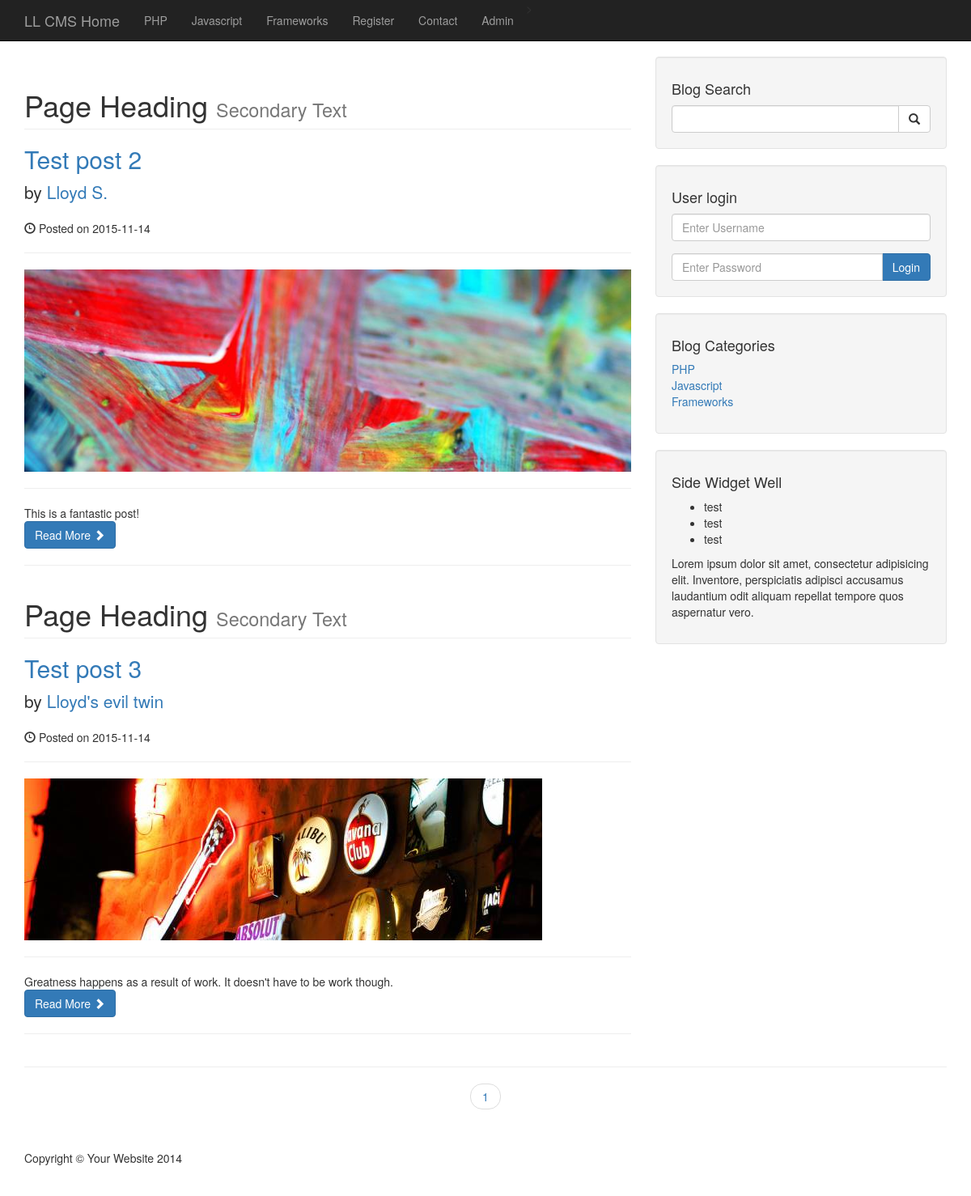
The page / on the database its author committed.
### tables this page shows
CREATE TABLE IF NOT EXISTS `categories` (
`cat_id` int(3) NOT NULL,
  `cat_title` varchar(255) NOT NULL
);

CREATE TABLE IF NOT EXISTS `posts` (
`post_id` int(5) NOT NULL,
  `post_category_id` int(3) NOT NULL,
  `post_title` varchar(255) NOT NULL,
  `post_author` varchar(100) NOT NULL,
  `post_date` date NOT NULL,
  `post_image` varchar(255) NOT NULL,
  `post_content` text NOT NULL,
  `post_tags` varchar(255) NOT NULL,
  `post_comment_count` int(5) NOT NULL,
  `post_status` varchar(255) NOT NULL
);

### index.php (the view, shortened to what this page needs)
<?php
include('includes/header.php');
include('includes/nav.php');
?>
    <div class="container">
        <div class="row">
            <div class="col-md-8">
               <?php
                    $per_page = 5;
                    if(isset($_GET['page'])){
                        $page = $_GET['page'];
                    }else{
                        $page = "";
                    }
                    if($page == "" || $page == 1){
                        $page_1 = 0;
                    }else{
                        $page_1 = ($page*$per_page) - $per_page;
                    }
                      if(isset($_SESSION['user_role']) && $_SESSION['user_role']=='admin'){
                  $query = "SELECT * FROM posts";
                    }else{
                  $query = "SELECT * FROM posts WHERE post_status = 'published'";
                    }
                    $post_count_query = mysqli_query($connection, $query);
                    $count = mysqli_num_rows($post_count_query);
                    if($count<1){
                        echo "<h3>Sorry, no posts where found.</h3>";
                    }else{
                    $count = ceil($count/$per_page);
                    $query = "SELECT * FROM posts WHERE post_status = 'published' LIMIT $page_1,$per_page ";
                    $select_all_posts_query = mysqli_query($connection, $query);
                    while($row=mysqli_fetch_assoc($select_all_posts_query)){
                            $post_id = $row['post_id'];
                            $post_title = $row['post_title'];
                            $post_author = $row['post_author'];
                            $post_date = $row['post_date'];
                            $post_image = $row['post_image'];
                            $post_content = substr($row['post_content'],0,155);
                            $post_content = html_entity_decode($post_content, ENT_QUOTES);
                        ?>
                        <h1 class="page-header">
                    Page Heading
                    <small>Secondary Text</small>
                </h1>
                <h2>
                    <a href="post.php?p_id=<?php echo $post_id; ?>"><?php echo $post_title; ?></a>
                </h2>
                <p class="lead">
                    by <a href="author_posts.php?author=<?php echo $post_author; ?>&p_id=<?php echo $post_id; ?>"><?php echo $post_author; ?></a>
                </p>
                <p>
                    <span class="glyphicon glyphicon-time"></span> Posted on <?php echo $post_date; ?></p>
                <hr>
                <img class="img-responsive" src="images/<?php echo $post_image; ?>" alt="">
                <hr>
               <?php echo $post_content; ?>
                <br>
                <a class="btn btn-primary" href="post.php?p_id=<?php echo $post_id; ?>">Read More <span class="glyphicon glyphicon-chevron-right"></span></a>
                <hr>
        <?php
                      }
                    }
                ?>
            </div>
            <?php include('includes/sidebar.php'); ?>
        </div>
        <hr>
        <ul class="pager">
            <?php
             for($i=1; $i<= $count; $i++){
                if($page==$i){$active='active';}else{$active='';}
                echo  "<li";
                if(!empty($active)){
                echo " class='$active'";
                }
                echo "><a href='index.php?page=$i'>$i</a></li>";
             }
            ?>
        </ul>
      <?php include('includes/footer.php');

### includes/nav.php (shortened to what this page needs)
<nav class="navbar navbar-inverse navbar-fixed-top" role="navigation">
    <div class="container">
        <div class="navbar-header">
            <a class="navbar-brand" href="index.php">LL CMS Home</a>
        </div>
        <div class="collapse navbar-collapse" id="bs-example-navbar-collapse-1">
            <ul class="nav navbar-nav">
              <?php
                    $query = "SELECT * FROM categories";
                    $select_all_cat_query = mysqli_query($connection, $query);
                    while($row=mysqli_fetch_assoc($select_all_cat_query)){
                        $cat_title = $row['cat_title'];
                        $cat_id = $row['cat_id'];
                        $category_class = '';
                        $registration_class = '';
                        $contact_class = '';
                        echo "<li class='$category_class'><a href=\"category.php?category=$cat_id\">$cat_title</a></li>";
                    }
                ?>
     <li <?php if($registration_class == 'active') echo "class='active'"; ?>>
                    <a href="registration.php">Register</a>
                </li>
	 <li <?php if($contact_class == 'active') echo "class='active'"; ?>>
                    <a href="contact.php">Contact</a>
                </li>
                <li>
                    <a href="admin">Admin</a>
                </li>
            </ul>
        </div>
    </div>
</nav>

### includes/sidebar.php (shortened to what this page needs)
<div class="col-md-4">
        <div class="well">
            <h4>Blog Search</h4>
            <form action="search.php" method="post">
            <div class="input-group">
                <input type="text" name="search" class="form-control">
                <span class="input-group-btn">
                    <button name="submit" type="submit" class="btn btn-default" type="button">
                        <span class="glyphicon glyphicon-search"></span>
                </button>
                </span>
            </div>
            </form>
        </div>
        <div class="well">
           <?php if(isset($_SESSION['user_role'])): ?>
               <h4>Logged in as <?php echo $_SESSION['username'];?></h4>
               <a href="includes/logout.php" class="btn btn-primary">Logout</a>
           <?php else: ?>
                 <h4>User login</h4>
              <form action="includes/login.php" method="post">
                 <div class="form-group">
                <input type="text" name="username" class="form-control" placeholder="Enter Username">
                 </div>
            <div class="input-group">
                <input type="password" name="password" class="form-control" placeholder="Enter Password">
                 <span class="input-group-btn">
                     <button class="btn btn-primary" name="login" type="submit">Login</button>
                 </span>
            </div>
            </form>
           <?php endif; ?>
        </div>
        <div class="well">
           <?php
                $query = "SELECT * FROM categories";
                $select_categories_sidebar = mysqli_query($connection, $query);
            ?>
            <h4>Blog Categories</h4>
            <div class="row">
                <div class="col-lg-12">
                    <ul class="list-unstyled">
                         <?php
                                         while($row=mysqli_fetch_assoc($select_categories_sidebar)){
     $cat_title = $row['cat_title'];
     $cat_id = $row['cat_id'];
     echo "<li><a href='category.php?category=$cat_id'>{$cat_title}</a></li>";
                                                    }
                    ?>
                    </ul>
                </div>
            </div>
        </div>
       <?php
        include "widget.php";
            ?>
    </div>

### css/blog-home.css (style rules this page uses)
body { padding-top: 70px; }

### rows shown on the page
categories: cat_title "PHP"
categories: cat_title "Javascript"
categories: cat_title "Frameworks"
posts: post_title "Test post 2", post_author "Lloyd S.", post_date "2015-11-14", post_image (picture), post_content "This is a fantastic post!"
posts: post_title "Test post 3", post_author "Lloyd's evil twin", post_date "2015-11-14", post_image (picture), post_content "Greatness happens as a result of work. It doesn't have to be work though."
